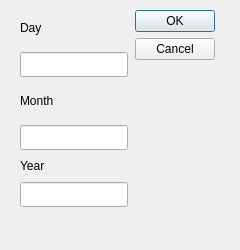
<?xml version="1.0" encoding="UTF-8"?>
<ui version="4.0">
 <class>CalculateDayOfWeek</class>
 <widget class="QDialog" name="CalculateDayOfWeek">
  <property name="geometry">
   <rect>
    <x>0</x>
    <y>0</y>
    <width>240</width>
    <height>250</height>
   </rect>
  </property>
  <property name="minimumSize">
   <size>
    <width>240</width>
    <height>250</height>
   </size>
  </property>
  <property name="maximumSize">
   <size>
    <width>240</width>
    <height>250</height>
   </size>
  </property>
  <property name="windowTitle">
   <string>Dialog</string>
  </property>
  <widget class="QWidget" name="layoutWidget">
   <property name="geometry">
    <rect>
     <x>20</x>
     <y>10</y>
     <width>195</width>
     <height>197</height>
    </rect>
   </property>
   <layout class="QHBoxLayout" name="horizontalLayout_4">
    <item>
     <layout class="QVBoxLayout" name="verticalLayout_4">
      <item>
       <layout class="QVBoxLayout" name="verticalLayout">
        <item>
         <layout class="QHBoxLayout" name="horizontalLayout_3">
          <item>
           <widget class="QLabel" name="label">
            <property name="text">
             <string>Day</string>
            </property>
           </widget>
          </item>
          <item>
           <spacer name="horizontalSpacer_3">
            <property name="orientation">
             <enum>Qt::Horizontal</enum>
            </property>
            <property name="sizeHint" stdset="0">
             <size>
              <width>40</width>
              <height>20</height>
             </size>
            </property>
           </spacer>
          </item>
         </layout>
        </item>
       </layout>
      </item>
      <item>
       <widget class="QLineEdit" name="textDayEdit">
        <property name="minimumSize">
         <size>
          <width>108</width>
          <height>25</height>
         </size>
        </property>
        <property name="maximumSize">
         <size>
          <width>108</width>
          <height>25</height>
         </size>
        </property>
       </widget>
      </item>
      <item>
       <layout class="QVBoxLayout" name="verticalLayout_2">
        <item>
         <layout class="QHBoxLayout" name="horizontalLayout_2">
          <item>
           <widget class="QLabel" name="label_2">
            <property name="text">
             <string>Month</string>
            </property>
           </widget>
          </item>
          <item>
           <spacer name="horizontalSpacer_2">
            <property name="orientation">
             <enum>Qt::Horizontal</enum>
            </property>
            <property name="sizeHint" stdset="0">
             <size>
              <width>40</width>
              <height>20</height>
             </size>
            </property>
           </spacer>
          </item>
         </layout>
        </item>
       </layout>
      </item>
      <item>
       <widget class="QLineEdit" name="textMonthEdit">
        <property name="minimumSize">
         <size>
          <width>108</width>
          <height>25</height>
         </size>
        </property>
        <property name="maximumSize">
         <size>
          <width>108</width>
          <height>25</height>
         </size>
        </property>
       </widget>
      </item>
      <item>
       <layout class="QVBoxLayout" name="verticalLayout_3">
        <item>
         <layout class="QHBoxLayout" name="horizontalLayout">
          <item>
           <widget class="QLabel" name="label_3">
            <property name="text">
             <string>Year</string>
            </property>
           </widget>
          </item>
          <item>
           <spacer name="horizontalSpacer">
            <property name="orientation">
             <enum>Qt::Horizontal</enum>
            </property>
            <property name="sizeHint" stdset="0">
             <size>
              <width>40</width>
              <height>20</height>
             </size>
            </property>
           </spacer>
          </item>
         </layout>
        </item>
        <item>
         <widget class="QLineEdit" name="textYearEdit">
          <property name="minimumSize">
           <size>
            <width>108</width>
            <height>25</height>
           </size>
          </property>
          <property name="maximumSize">
           <size>
            <width>108</width>
            <height>25</height>
           </size>
          </property>
         </widget>
        </item>
       </layout>
      </item>
     </layout>
    </item>
    <item>
     <widget class="QDialogButtonBox" name="buttonBox">
      <property name="orientation">
       <enum>Qt::Vertical</enum>
      </property>
      <property name="standardButtons">
       <set>QDialogButtonBox::Cancel|QDialogButtonBox::Ok</set>
      </property>
     </widget>
    </item>
   </layout>
  </widget>
  <zorder>layoutWidget</zorder>
  <zorder></zorder>
 </widget>
 <resources/>
 <connections>
  <connection>
   <sender>buttonBox</sender>
   <signal>accepted()</signal>
   <receiver>CalculateDayOfWeek</receiver>
   <slot>accept()</slot>
   <hints>
    <hint type="sourcelabel">
     <x>248</x>
     <y>254</y>
    </hint>
    <hint type="destinationlabel">
     <x>157</x>
     <y>274</y>
    </hint>
   </hints>
  </connection>
  <connection>
   <sender>buttonBox</sender>
   <signal>rejected()</signal>
   <receiver>CalculateDayOfWeek</receiver>
   <slot>reject()</slot>
   <hints>
    <hint type="sourcelabel">
     <x>316</x>
     <y>260</y>
    </hint>
    <hint type="destinationlabel">
     <x>286</x>
     <y>274</y>
    </hint>
   </hints>
  </connection>
 </connections>
</ui>
